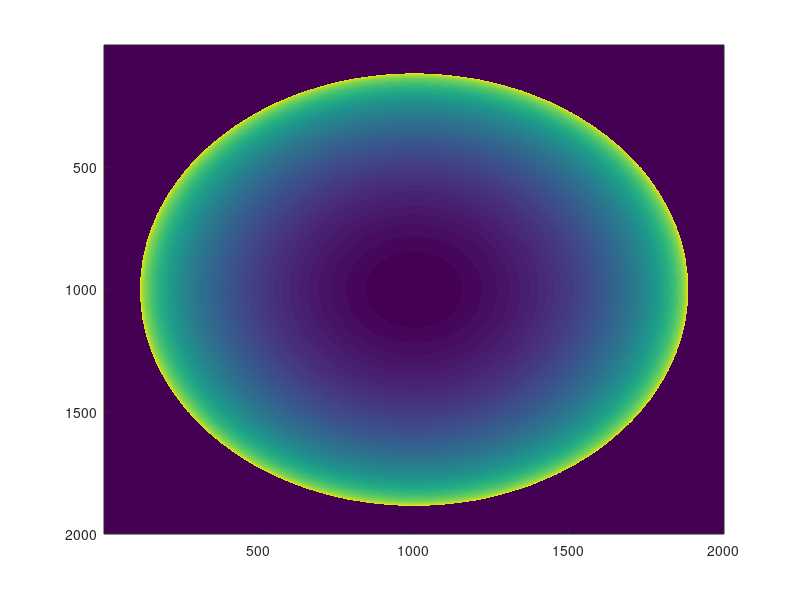

Write MATLAB code to recreate this figure. (Note: this script raises an error after producing the figure.)
clear all

%Too bad axial resolution
fitting=1;
new_bit_depth=8;
cd('D:\Users\TuanShu\');

Binning_Factor=4;

Stage_speed=1.5;  %micron/sec
Sampling_rate=28;   %Hz

Frame_Axial_Spacing=Stage_speed/Sampling_rate;  %micron

Objective_Focal_Length=4/0.85;   %cm
Porjection_Lens_Focal_Length=50;    %cm
Pixel_Size=7.4;       %micron

Lateral_Spacing=1.8*Binning_Factor;


%% Height generation
clear Xgrid Ygrid
N=2000;
Xgrid(1:N,1:N)=0;
Ygrid(1:N,1:N)=0;

K_given=1/7800;
conic=0.5;
R_given=7800;

for p=1:size(Xgrid,2)
    Xgrid(:,p)=(p-1)*Lateral_Spacing;
end
for q=1:size(Ygrid,1)
    Ygrid(q,:)=(q-1)*Lateral_Spacing;
end


X_Center=N/2*Lateral_Spacing;
Y_Center=N/2*Lateral_Spacing;


R=((Xgrid-X_Center).^2+(Ygrid-Y_Center).^2).^0.5;

Height_Sim=(K_given.*R.^2)./(1+(1-(1+conic).*(K_given.^2).*(R.^2)).^0.5);

%Height_Sim=R_given-(R_given^2-R.^2).^0.5;

Height_Sim(abs(imag(Height_Sim))>0)=0;
imagesc(Height_Sim)

%%

[K,H,P1,P2] = surfature(Xgrid,Ygrid,Height_Sim); 

R1=1./real(P1);
R2=1./real(P2);
RK=1./real(K);
RH=1./real(H);


imagesc(R1)
caxis([7000 8000]);

%%

Binning_Factor_Height=1;
Smooth_Factor_Height=1;

Pixel_Size_New=Lateral_Spacing*Binning_Factor_Height;

Height_Temp=Height_Sim;

Height_Temp=conv2(Height_Temp,ones(Smooth_Factor_Height,Smooth_Factor_Height),'same')/Smooth_Factor_Height/Smooth_Factor_Height;

[m,n]=size(Height_Temp);

Height_Temp=sum(reshape(Height_Temp,Binning_Factor_Height,[]),1);
Height_Temp=reshape(Height_Temp,m/Binning_Factor_Height,[]).';

Height_Temp=sum( reshape(Height_Temp,Binning_Factor_Height,[]) ,1);
Height_Temp=reshape(Height_Temp,n/Binning_Factor_Height,[]).';


%Height_Temp=Height_Temp/Binning_Factor_Height^2;

Height_Binned=Height_Temp;

Height_Binned=Height_Sim;
imagesc(Height_Binned);
%%

dz_dx=diff(Height_Binned,1,1)/Pixel_Size_New;
dz_dx(size(dz_dx,1)+1,:)=dz_dx(size(dz_dx,1),:);
d2z_dx2=diff(Height_Binned,2,1)/Pixel_Size_New^2;
d2z_dx2=diff(diff(Height_Binned,1,1),1,1)/Pixel_Size_New^2;

d2z_dx2(size(d2z_dx2,1)+1,:)=d2z_dx2(size(d2z_dx2,1),:);
d2z_dx2(size(d2z_dx2,1)+1,:)=d2z_dx2(size(d2z_dx2,1),:);

dz_dy=diff(Height_Binned,1,2)/Pixel_Size_New;
dz_dy(:,size(dz_dy,2)+1)=dz_dy(:,size(dz_dy,2));

d2z_dy2=diff(Height_Binned,2,2)/Pixel_Size_New^2;
d2z_dy2(:,size(d2z_dy2,2)+1)=d2z_dy2(:,size(d2z_dy2,2));
d2z_dy2(:,size(d2z_dy2,2)+1)=d2z_dy2(:,size(d2z_dy2,2));

%%
Kx=d2z_dx2./(1+(dz_dx).^2).^(3/2);
Ky=d2z_dy2./(1+(dz_dy).^2).^(3/2);
Kx_Cut=Kx(3:size(Kx,1)-2,2:size(Kx,2)-2);
Ky_Cut=Ky(3:size(Ky,1)-2,2:size(Ky,2)-2);
%%

Rx=1./Kx_Cut/1000;  %mm
Ry=1./Ky_Cut/1000;  %mm
R_total=1./(1./Rx+1./Ry);
imagesc(Rx,'xdata',0:Lateral_Spacing:Lateral_Spacing*(size(Rx,2)-1),'ydata',0:Lateral_Spacing:Lateral_Spacing*(size(Rx,1)-1));
caxis([0 10]);
axis equal